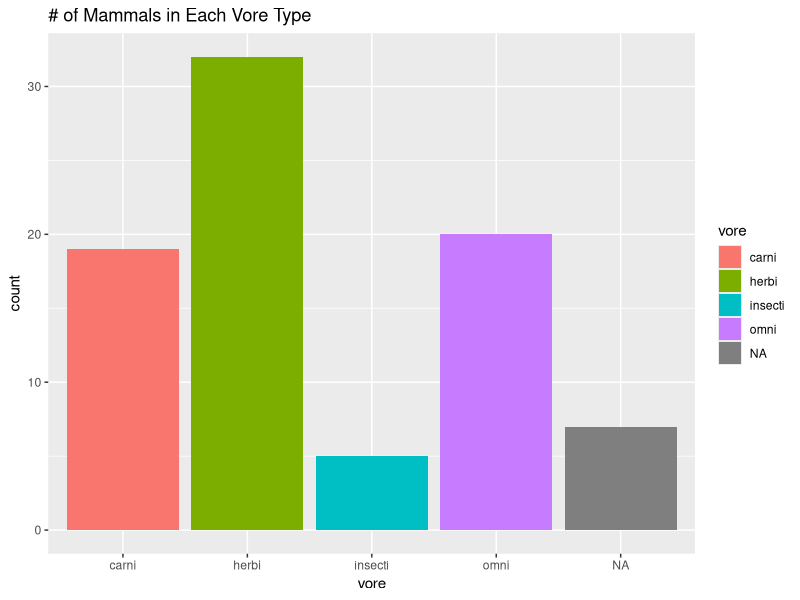
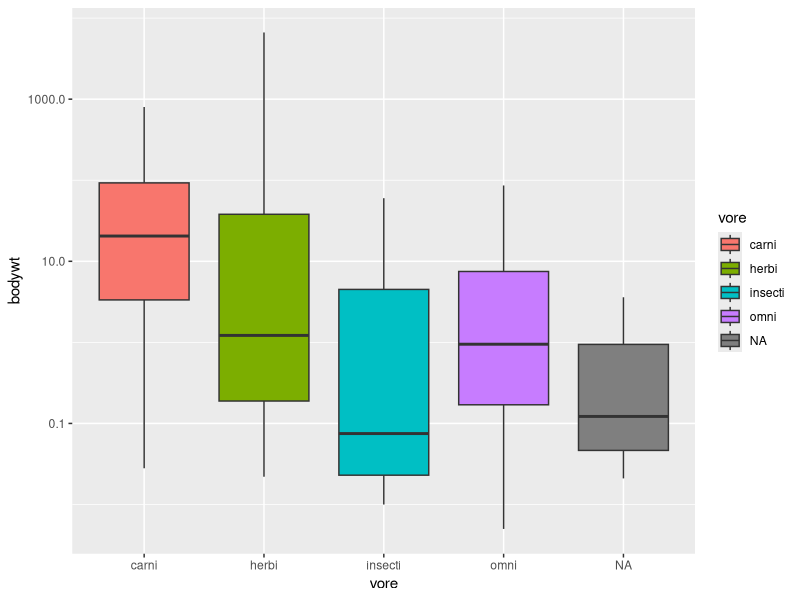
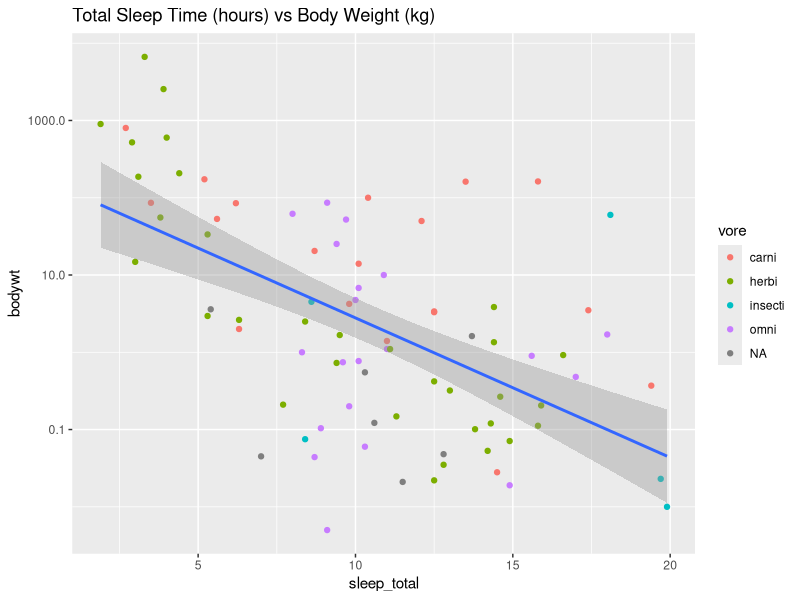
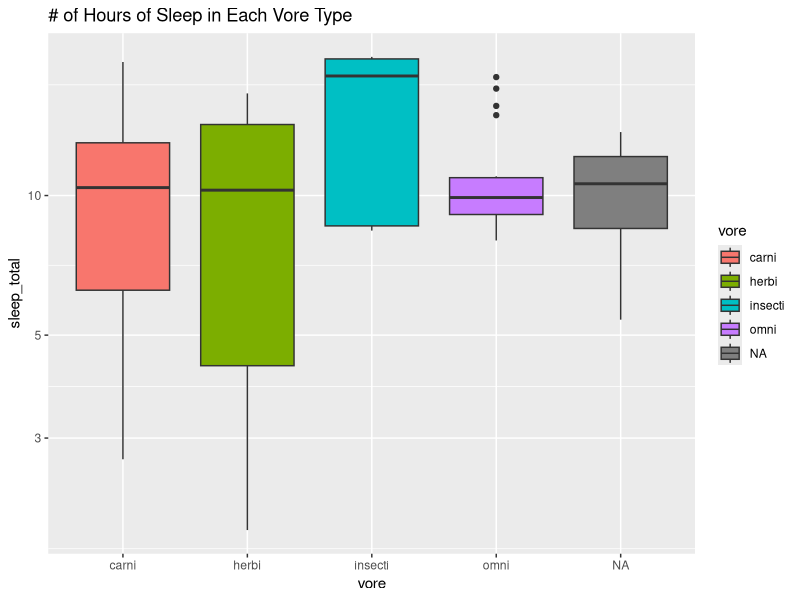
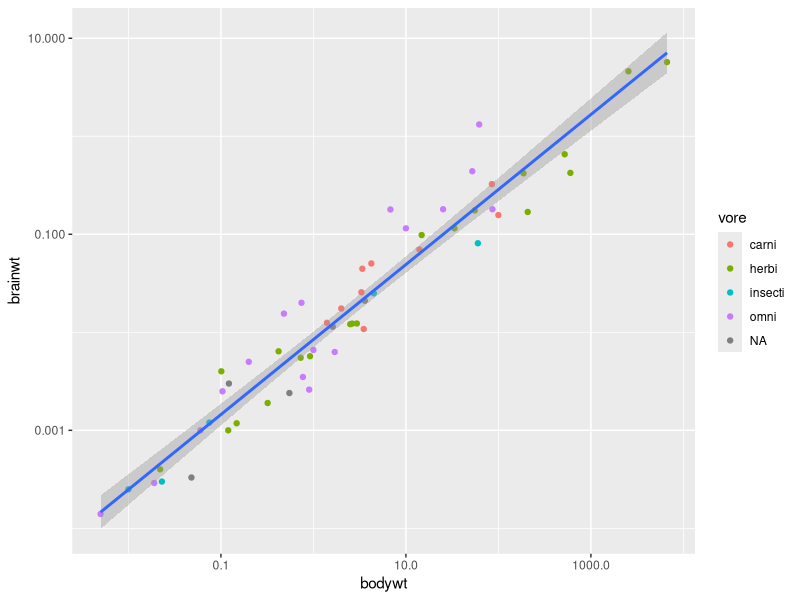

Here is the R script that generated these plots, in order:
## ---- chunk 1
library("tidyverse")
options(scipen = 999) #disable scientific notation
## ---- chunk 2
glimpse(msleep)
## ---- chunk 3
?msleep
## ---- chunk 4
ggplot(data=msleep, 
       mapping=aes(x=vore))+
  geom_bar(mapping=aes(fill=vore))+
  labs(title="# of Mammals in Each Vore Type")
## ---- chunk 5
mean(msleep$sleep_total)
## ---- chunk 6
summary(msleep$bodywt)
## ---- chunk 7
ggplot(data=msleep, 
       mapping=aes(x=vore, y=bodywt))+
  geom_boxplot(mapping=aes(fill=vore))+
  scale_y_log10()
  labs(title="Range of Body Weight by Each Vore Type")
## ---- chunk 8
ggplot(data=msleep, 
       mapping=aes(x=sleep_total, y=bodywt))+
  geom_point(mapping=aes(color=vore))+
  geom_smooth(method=lm, se=T)+
  scale_y_log10()+
  labs(title="Total Sleep Time (hours) vs Body Weight (kg)")
## ---- chunk 9
ggplot(data=msleep, 
       mapping=aes(x=vore, y=sleep_total))+
  geom_boxplot(mapping=aes(fill=vore))+
  scale_y_log10()+
  labs(title="# of Hours of Sleep in Each Vore Type")
## ---- chunk 10
ggplot(data=msleep, 
       mapping=aes(x=bodywt, y=brainwt))+
  geom_point(mapping=aes(color=vore))+
  geom_smooth(method=lm, se=T)+
  scale_y_log10()+
  scale_x_log10()
  labs(title="Body Weight (kg) vs Brain Weight (kg)")
